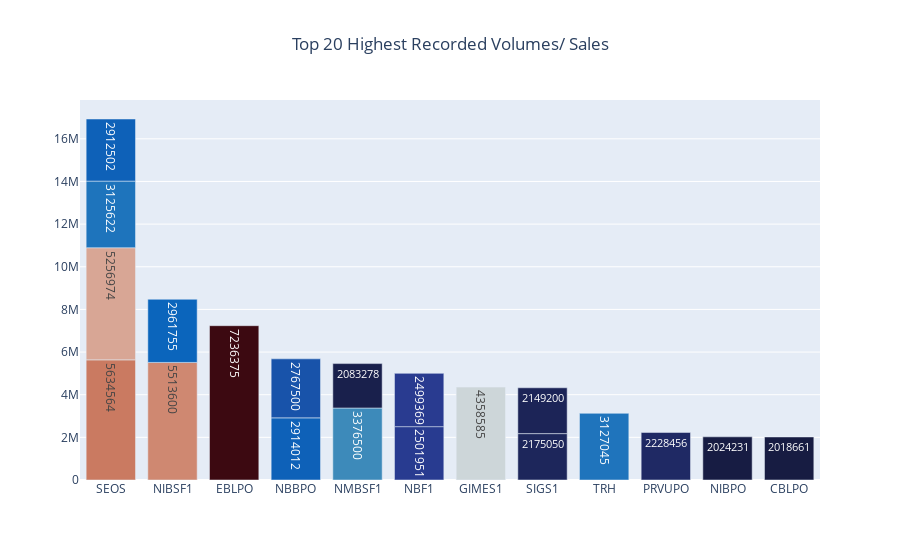

Here is the notebook cell this chart was saved with:
### Code cell
fig=go.Figure(
    go.Bar(
    x=temp_df.Symbol,
    y=temp_df.Vol,
    textposition="inside",
    marker=dict(color=temp_df.Vol,
                   colorscale='balance'),
    text=temp_df.Vol,
    )
    )

fig.update_layout(title="Top 20 Highest Recorded Volumes/ Sales",
                 title_x=.5,
                 barmode='stack', xaxis={'categoryorder':'total descending'}
                 )

fig.show()

### Figure 1 — Plotly figure (JSON) as saved in the notebook; plotly's stock layout.template omitted (floating-point values rounded to 4 significant figures)
{"data": [{"marker": {"color": [7236375, 5634564, 5513600, 5256974, 4358585, 3376500, 3127045, 3125622, 2961755, 2914012, 2912502, 2767500, 2501951, 2499369, 2228456, 2175050, 2149200, 2083278, 2024231, 2018661], "colorscale": [[0, "rgb(23, 28, 66)"], [0.09091, "rgb(41, 58, 143)"], [0.1818, "rgb(11, 102, 189)"], [0.2727, "rgb(69, 144, 185)"], [0.3636, "rgb(142, 181, 194)"], [0.4545, "rgb(210, 216, 219)"], [0.5455, "rgb(230, 210, 204)"], [0.6364, "rgb(213, 157, 137)"], [0.7273, "rgb(196, 101, 72)"], [0.8182, "rgb(172, 43, 36)"], [0.9091, "rgb(120, 14, 40)"], [1, "rgb(60, 9, 17)"]]}, "text": [7236375, 5634564, 5513600, 5256974, 4358585, 3376500, 3127045, 3125622, 2961755, 2914012, 2912502, 2767500, 2501951, 2499369, 2228456, 2175050, 2149200, 2083278, 2024231, 2018661], "textposition": "inside", "type": "bar", "x": ["EBLPO", "SEOS", "NIBSF1", "SEOS", "GIMES1", "NMBSF1", "TRH", "SEOS", "NIBSF1", "NBBPO", "SEOS", "NBBPO", "NBF1", "NBF1", "PRVUPO", "SIGS1", "SIGS1", "NMBSF1", "NIBPO", "CBLPO"], "y": [7236375, 5634564, 5513600, 5256974, 4358585, 3376500, 3127045, 3125622, 2961755, 2914012, 2912502, 2767500, 2501951, 2499369, 2228456, 2175050, 2149200, 2083278, 2024231, 2018661]}], "layout": {"barmode": "stack", "title": {"text": "Top 20 Highest Recorded Volumes/ Sales", "x": 0.5}, "xaxis": {"categoryorder": "total descending"}}}
